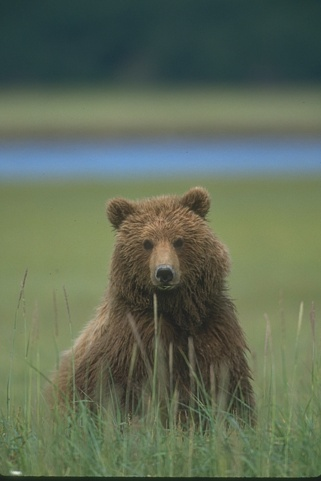
#> input picture data/images/BSR/BSDS500/data/images/train/100080.jpg, 321 x 481 px
$ python visualize_improved_real_curves.py   (older library calls are emulated)
#> lines starting #> are read from the running program, lines starting #| are printed output that depends on the picture
#> in load_image_rgb, img is the input picture: PIL image 321x481 RGB; mean R, G, B 95.8, 108, 87.5
### src/real_curve_generator.py
from __future__ import annotations

from dataclasses import dataclass, field
from typing import Any, Literal

import cv2
import numpy as np

from utils.patch_sampling import CurvePatchSample, sample_patch_around_index
from utils.transformations import Transformation2D, apply_transformation, sample_transformation


Array = np.ndarray
PatchSamplingMode = Literal["uniform_symmetric", "jittered_symmetric"]


# =========================================================
# Dataclasses
# =========================================================

@dataclass
class RealCurveExtractionConfig:
    """
    Stronger real-image curve extraction config.

    Strategy:
      1) Prefer region boundaries from thresholded masks
      2) Add region boundaries from color quantization
      3) Add edge-based contours only as fallback
      4) Filter + rank + deduplicate candidates
    """
    # global filtering
    min_contour_points: int = 40
    min_arc_length: float = 80.0
    min_bbox_diag_frac: float = 0.06
    max_candidates_per_image: int = 40
    dedup_center_dist_frac: float = 0.04
    dedup_length_rel_tol: float = 0.15

    # closed / open detection
    closed_endpoint_tol: float = 4.0

    # smoothing / simplification
    gaussian_blur_ksize: int = 7
    gaussian_blur_sigma: float = 1.4
    simplify_epsilon_frac: float = 0.003
    contour_smooth_window: int = 7
    contour_smooth_passes: int = 2

    # region-threshold extraction
    enable_threshold_regions: bool = True
    num_threshold_levels: int = 7
    threshold_min_component_area_frac: float = 0.0015
    threshold_morph_kernel: int = 5

    # color-quantized region extraction
    enable_color_regions: bool = True
    color_quantization_k: int = 5
    color_min_component_area_frac: float = 0.0025
    color_morph_kernel: int = 5

    # edge extraction fallback
    enable_edges: bool = True
    canny_low: int = 80
    canny_high: int = 160
    edge_morph_kernel: int = 3

    # candidate quality scoring
    min_gradient_support: float = 0.18
    max_roughness: float = 1.75

    # canonicalization
    canonical_dense_num_points: int = 300
    target_extent: float = 0.6

    # patch batch center filtering
    valid_center_margin: int | None = None


@dataclass
class RawCurveCandidate:
    image_points: Array              # shape (N,2), ordered image-space points
    closed: bool
    source: str                      # e.g. threshold_region / color_region / edge
    source_priority: float
    arc_length: float
    bbox: tuple[float, float, float, float]
    score: float
    metadata: dict[str, Any] = field(default_factory=dict)


@dataclass
class CurveNormalization:
    center: Array                    # shape (2,)
    scale: float
    target_extent: float


@dataclass
class CanonicalCurve:
    image_points: Array              # dense image-space curve, shape (M,2)
    canonical_points: Array          # dense normalized curve, shape (M,2)
    closed: bool
    normalization: CurveNormalization
    source: str
    score: float
    metadata: dict[str, Any] = field(default_factory=dict)


@dataclass
class InferencePatchBatch:
    patches: Array                   # (K, patch_size, 2)
    center_indices: Array            # (K,)
    closed: bool
    source: str
    curve_score: float
    metadata: dict[str, Any] = field(default_factory=dict)


@dataclass
class RealTrainingTuple:
    family: str
    anchor: CurvePatchSample
    positive: CurvePatchSample
    negatives: list[CurvePatchSample]
    transform: Transformation2D
    anchor_center_index: int
    negative_center_indices: Array
    closed: bool
    source: str
    curve_score: float
    metadata: dict[str, Any] = field(default_factory=dict)


# =========================================================
# Basic helpers
# =========================================================

# [4 lines left out: function _ensure_rng, not called in this run]


def _arc_length(points: Array, closed: bool) -> float:
    points = np.asarray(points, dtype=np.float64)
    if len(points) < 2:
        return 0.0
    diffs = np.diff(points, axis=0)
    length = float(np.linalg.norm(diffs, axis=1).sum())
    if closed and len(points) >= 3:
        length += float(np.linalg.norm(points[0] - points[-1]))
    return length


def _bbox_xy(points: Array) -> tuple[float, float, float, float]:
    x0 = float(np.min(points[:, 0]))
    y0 = float(np.min(points[:, 1]))
    x1 = float(np.max(points[:, 0]))
    y1 = float(np.max(points[:, 1]))
    return (x0, y0, x1, y1)


def _bbox_diag(points: Array) -> float:
    x0, y0, x1, y1 = _bbox_xy(points)
    return float(np.hypot(x1 - x0, y1 - y0))


def _center_of_bbox(points: Array) -> Array:
    x0, y0, x1, y1 = _bbox_xy(points)
    return np.array([(x0 + x1) * 0.5, (y0 + y1) * 0.5], dtype=np.float64)


def _contour_to_xy_array(contour: np.ndarray) -> Array:
    return contour.reshape(-1, 2).astype(np.float64)


def _is_closed_by_endpoints(points: Array, tol: float) -> bool:
    if len(points) < 3:
        return False
    return float(np.linalg.norm(points[0] - points[-1])) <= tol


# [9 lines left out: function _close_if_needed, not called in this run]


def _moving_average_periodic_1d(x: Array, window: int) -> Array:
    if window <= 1:
        return x.copy()
    pad = window // 2
    x_pad = np.pad(x, (pad, pad), mode="wrap")
    kernel = np.ones(window, dtype=np.float64) / float(window)
    return np.convolve(x_pad, kernel, mode="valid")


# [7 lines left out: function _moving_average_open_1d, not called in this run]


def smooth_contour(points: Array, closed: bool, window: int = 7, passes: int = 2) -> Array:
    pts = np.asarray(points, dtype=np.float64).copy()
    if len(pts) < max(5, window):
        return pts

    for _ in range(passes):
        if closed:
            x = _moving_average_periodic_1d(pts[:, 0], window)
            y = _moving_average_periodic_1d(pts[:, 1], window)
        else:
            x = _moving_average_open_1d(pts[:, 0], window)
            y = _moving_average_open_1d(pts[:, 1], window)
        pts = np.stack([x, y], axis=1)

    return pts


def simplify_contour(points: Array, epsilon_frac: float, closed: bool) -> Array:
    if epsilon_frac <= 0.0 or len(points) < 3:
        return np.asarray(points, dtype=np.float64)

    arc_len = _arc_length(points, closed=closed)
    eps = float(epsilon_frac) * arc_len
    approx = cv2.approxPolyDP(
        np.asarray(points, dtype=np.float32).reshape(-1, 1, 2),
        eps,
        closed,
    )
    return approx.reshape(-1, 2).astype(np.float64)


def polygon_signed_area(points: Array) -> float:
    points = np.asarray(points, dtype=np.float64)
    if len(points) < 3:
        return 0.0
    pts = points
    if np.linalg.norm(pts[0] - pts[-1]) > 1e-9:
        pts = np.vstack([pts, pts[0]])
    x = pts[:, 0]
    y = pts[:, 1]
    return 0.5 * float(np.sum(x[:-1] * y[1:] - x[1:] * y[:-1]))


def ensure_consistent_orientation(points: Array, closed: bool) -> Array:
    pts = np.asarray(points, dtype=np.float64)
    if closed and polygon_signed_area(pts) < 0:
        return pts[::-1].copy()
    return pts


# [43 lines left out: functions compute_polyline_arclength, resample_contour_uniform, not called in this run]


def get_max_abs_extent(points: Array) -> float:
    points = np.asarray(points, dtype=np.float64)
    return float(np.max(np.abs(points)))


# [67 lines left out: functions normalize_curve_to_training_canvas, get_valid_center_indices, _estimate_tangents, _estimate_curvature_roughness, not called in this run]


def _curve_gradient_support(points: Array, grad_mag: Array) -> float:
    """
    Average normalized gradient magnitude sampled along contour points.
    """
    h, w = grad_mag.shape
    pts = np.asarray(points, dtype=np.float64)
    x = np.clip(np.round(pts[:, 0]).astype(np.int64), 0, w - 1)
    y = np.clip(np.round(pts[:, 1]).astype(np.int64), 0, h - 1)
    vals = grad_mag[y, x]

    gmax = float(np.max(grad_mag))
    if gmax <= 1e-12:
        return 0.0
    return float(np.mean(vals / gmax))


# [8 lines left out: function _fill_ratio_for_closed_curve, not called in this run]


# =========================================================
# Candidate extraction pieces
# =========================================================

def _prepare_gray_and_gradients(
    image_bgr: Array,
    config: RealCurveExtractionConfig,
) -> tuple[Array, Array]:
    gray = cv2.cvtColor(image_bgr, cv2.COLOR_BGR2GRAY)
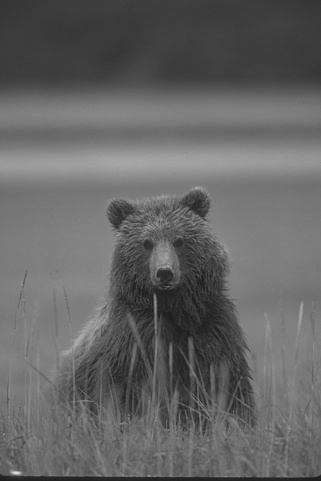
#> gray: shape (481, 321); min 26, max 224, mean 100.5
    gray = cv2.GaussianBlur(
        gray,
        (config.gaussian_blur_ksize, config.gaussian_blur_ksize),
        config.gaussian_blur_sigma,
    )
    gx = cv2.Sobel(gray, cv2.CV_64F, 1, 0, ksize=3)
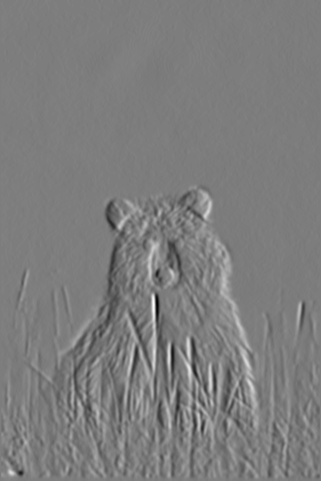
#> gx: shape (481, 321) float64; min -155, max 160, mean 0; drawn with min black and max white
    gy = cv2.Sobel(gray, cv2.CV_64F, 0, 1, ksize=3)
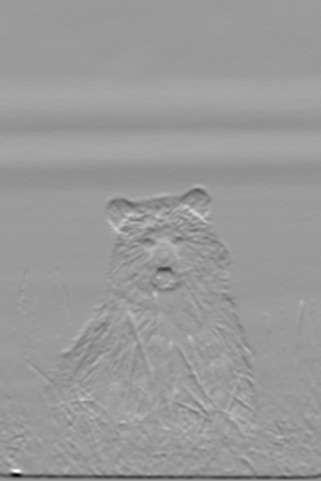
#> gy: shape (481, 321) float64; min -286, max 187, mean -0.4; drawn with min black and max white
    grad_mag = np.sqrt(gx * gx + gy * gy)
    return gray, grad_mag


def _binary_components_to_contours(
    mask: Array,
    min_component_area: int,
) -> list[np.ndarray]:
    """
    Convert connected components in a binary mask into external contours.
    """
    num_labels, labels, stats, _ = cv2.connectedComponentsWithStats(mask, connectivity=8)
    contours: list[np.ndarray] = []

    for label in range(1, num_labels):
        area = int(stats[label, cv2.CC_STAT_AREA])
        if area < min_component_area:
            continue

        component = np.zeros_like(mask)
        component[labels == label] = 255

        found, _ = cv2.findContours(component, cv2.RETR_EXTERNAL, cv2.CHAIN_APPROX_NONE)
        for c in found:
            if c.shape[0] >= 3:
                contours.append(c)

    return contours


def _extract_threshold_region_candidates(
    image_bgr: Array,
    gray: Array,
    grad_mag: Array,
    config: RealCurveExtractionConfig,
) -> list[RawCurveCandidate]:
    h, w = gray.shape
    min_component_area = max(20, int(config.threshold_min_component_area_frac * h * w))
    kernel = cv2.getStructuringElement(
        cv2.MORPH_ELLIPSE,
        (config.threshold_morph_kernel, config.threshold_morph_kernel),
    )

    levels = np.linspace(25, 230, config.num_threshold_levels).astype(np.uint8)
    candidates: list[RawCurveCandidate] = []

    for thr in levels:
        _, mask_hi = cv2.threshold(gray, int(thr), 255, cv2.THRESH_BINARY)
        _, mask_lo = cv2.threshold(gray, int(thr), 255, cv2.THRESH_BINARY_INV)

        for mask in [mask_hi, mask_lo]:
            mask = cv2.morphologyEx(mask, cv2.MORPH_OPEN, kernel)
            mask = cv2.morphologyEx(mask, cv2.MORPH_CLOSE, kernel)

            contours = _binary_components_to_contours(mask, min_component_area=min_component_area)
            for contour in contours:
                pts = _contour_to_xy_array(contour)
                cand = _make_candidate_from_points(
                    pts,
                    closed=True,
                    source="threshold_region",
                    source_priority=3.0,
                    image_shape=(h, w),
                    grad_mag=grad_mag,
                    config=config,
                )
                if cand is not None:
                    candidates.append(cand)

    return candidates


def _extract_color_region_candidates(
    image_bgr: Array,
    grad_mag: Array,
    config: RealCurveExtractionConfig,
) -> list[RawCurveCandidate]:
    h, w = image_bgr.shape[:2]
    min_component_area = max(20, int(config.color_min_component_area_frac * h * w))
    kernel = cv2.getStructuringElement(
        cv2.MORPH_ELLIPSE,
        (config.color_morph_kernel, config.color_morph_kernel),
    )

    Z = image_bgr.reshape(-1, 3).astype(np.float32)
    criteria = (
        cv2.TERM_CRITERIA_EPS + cv2.TERM_CRITERIA_MAX_ITER,
        25,
        1.0,
    )
    k = max(2, int(config.color_quantization_k))
    _compactness, labels, centers = cv2.kmeans(
        Z,
        k,
        None,
        criteria,
        3,
        cv2.KMEANS_PP_CENTERS,
    )
    labels = labels.reshape(h, w)

    candidates: list[RawCurveCandidate] = []
    for c in range(k):
        mask = np.zeros((h, w), dtype=np.uint8)
        mask[labels == c] = 255
        mask = cv2.morphologyEx(mask, cv2.MORPH_OPEN, kernel)
        mask = cv2.morphologyEx(mask, cv2.MORPH_CLOSE, kernel)

        contours = _binary_components_to_contours(mask, min_component_area=min_component_area)
        for contour in contours:
            pts = _contour_to_xy_array(contour)
            cand = _make_candidate_from_points(
                pts,
                closed=True,
                source="color_region",
                source_priority=2.5,
                image_shape=(h, w),
                grad_mag=grad_mag,
                config=config,
            )
            if cand is not None:
                candidates.append(cand)

    return candidates


def _extract_edge_candidates(
    gray: Array,
    grad_mag: Array,
    config: RealCurveExtractionConfig,
) -> list[RawCurveCandidate]:
    h, w = gray.shape
    kernel = cv2.getStructuringElement(
        cv2.MORPH_ELLIPSE,
        (config.edge_morph_kernel, config.edge_morph_kernel),
    )

    edges = cv2.Canny(gray, config.canny_low, config.canny_high)
    edges = cv2.morphologyEx(edges, cv2.MORPH_CLOSE, kernel)

    raw_contours, _ = cv2.findContours(edges, cv2.RETR_LIST, cv2.CHAIN_APPROX_NONE)
    candidates: list[RawCurveCandidate] = []

    for contour in raw_contours:
        pts = _contour_to_xy_array(contour)
        closed = _is_closed_by_endpoints(pts, tol=config.closed_endpoint_tol)
        cand = _make_candidate_from_points(
            pts,
            closed=closed,
            source="edge",
            source_priority=1.0,
            image_shape=(h, w),
            grad_mag=grad_mag,
            config=config,
        )
        if cand is not None:
            candidates.append(cand)

    return candidates


# =========================================================
# Candidate scoring / filtering
# =========================================================

def _make_candidate_from_points(
    points: Array,
    *,
    closed: bool,
    source: str,
    source_priority: float,
    image_shape: tuple[int, int],
    grad_mag: Array,
    config: RealCurveExtractionConfig,
) -> RawCurveCandidate | None:
    h, w = image_shape
    pts = np.asarray(points, dtype=np.float64)

    if len(pts) < config.min_contour_points:
        return None

    pts = smooth_contour(
        pts,
        closed=closed,
        window=config.contour_smooth_window,
        passes=config.contour_smooth_passes,
    )
    pts = simplify_contour(
        pts,
        epsilon_frac=config.simplify_epsilon_frac,
        closed=closed,
    )
    pts = ensure_consistent_orientation(pts, closed=closed)

    if len(pts) < config.min_contour_points:
        return None

    arc_len = _arc_length(pts, closed=closed)
    if arc_len < config.min_arc_length:
        return None

    diag = _bbox_diag(pts)
    image_diag = float(np.hypot(w, h))
    if diag < config.min_bbox_diag_frac * image_diag:
        return None

    gradient_support = _curve_gradient_support(pts, grad_mag=grad_mag)
    if gradient_support < config.min_gradient_support:
        return None

    roughness = _estimate_curvature_roughness(pts, closed=closed)
    if not np.isfinite(roughness) or roughness > config.max_roughness:
        return None

    fill_ratio = _fill_ratio_for_closed_curve(pts) if closed else 0.0

    # score: prioritize source type, then meaningful size/support, then smoothness
    score = (
        2.0 * source_priority
        + 1.4 * gradient_support
        + 0.6 * min(diag / image_diag, 1.0)
        + 0.5 * min(arc_len / image_diag, 2.0)
        + (0.35 * fill_ratio if closed else 0.0)
        - 0.7 * roughness
    )

    return RawCurveCandidate(
        image_points=pts.astype(np.float64),
        closed=bool(closed),
        source=source,
        source_priority=float(source_priority),
        arc_length=float(arc_len),
        bbox=_bbox_xy(pts),
        score=float(score),
        metadata={
            "gradient_support": float(gradient_support),
            "roughness": float(roughness),
            "fill_ratio": float(fill_ratio),
            "bbox_diag": float(diag),
            "num_points": int(len(pts)),
        },
    )


# [22 lines left out: function _are_duplicate_candidates, not called in this run]


def _deduplicate_candidates(
    candidates: list[RawCurveCandidate],
    image_shape: tuple[int, int],
    config: RealCurveExtractionConfig,
) -> list[RawCurveCandidate]:
    h, w = image_shape
    image_diag = float(np.hypot(w, h))

    kept: list[RawCurveCandidate] = []
    for cand in sorted(candidates, key=lambda c: c.score, reverse=True):
        duplicate = False
        for prev in kept:
            if _are_duplicate_candidates(cand, prev, image_diag=image_diag, config=config):
                duplicate = True
                break
        if not duplicate:
            kept.append(cand)
        if len(kept) >= config.max_candidates_per_image:
            break
    return kept


# =========================================================
# Public extraction API
# =========================================================

def extract_curve_candidates_from_image(
    image: Array,
    config: RealCurveExtractionConfig,
) -> list[RawCurveCandidate]:
    """
    Main stronger extractor.

    Preference order:
      1) threshold-region boundaries
      2) color-region boundaries
      3) edges fallback
    """
    if image.ndim != 3 or image.shape[2] != 3:
        raise ValueError("image must have shape (H, W, 3) in BGR format.")

    gray, grad_mag = _prepare_gray_and_gradients(image, config)
    h, w = gray.shape
#> (the rest of the program and of its run is left out)
